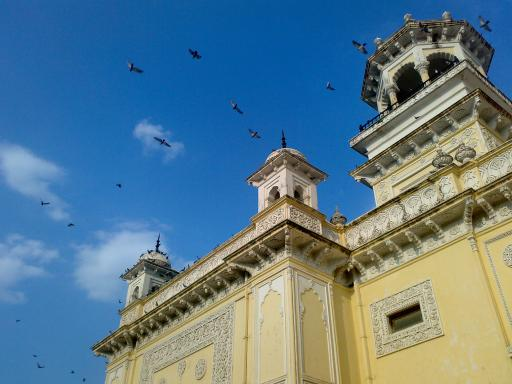
#> input picture images/home.jpg, 512 x 384 px
$ python 6_camera.py
#> lines starting #> are read from the running program, lines starting #| are printed output that depends on the picture; after the words box and inside, x2 and y2 are one past the last pixel; in counts of white or black regions, pixels touching at a corner belong together
#coding-utf8
import cv2
import matplotlib.pyplot as plt
import numpy as np
import glob

def draw(img, corners, imgpts):#参数：输入图像、棋盘上的角点、要绘制的3D 坐标轴上的点
    corner = tuple(corners[0].ravel())
    img = cv2.line(img, corner, tuple(imgpts[0].ravel()), (255, 0, 0), 5)
    img = cv2.line(img, corner, tuple(imgpts[1].ravel()), (0, 255, 0), 5)
    img = cv2.line(img, corner, tuple(imgpts[2].ravel()), (0, 0, 255), 5)
    return img

def draw_cube(img,imgpts):
    imgpts = np.int32(imgpts).reshape(-1, 2)
    #用绿色画底面
    img = cv2.drawContours(img, [imgpts[:4]], -1, (0, 255, 0), -3)
    #用蓝色画柱子
    for i, j in zip(range(4), range(4, 8)):
        img = cv2.line(img, tuple(imgpts[i]), tuple(imgpts[j]), (255), 3)
    #用红色画顶面
    img = cv2.drawContours(img, [imgpts[4:]], -1, (0, 0, 255), 3)
    return img

class Camera:
    def __init__(self, infile):
#> called with infile = '../images/home.jpg'
        self.infile = infile
        self.img = cv2.imread(self.infile)
#> self.img is the input picture: shape (384, 512, 3); mean B, G, R 141.2, 123.9, 91.6
        self.objpoints = []
        self.imgpoints = []

    def find_corners(self):
        criteria = (cv2.TERM_CRITERIA_EPS + cv2.TERM_CRITERIA_MAX_ITER, 30, 0.001)#终止条件
        # 对象点：like (0,0,0), (1,0,0), (2,0,0) ....,(6,5,0)
        objp = np.zeros((6 * 7, 3), np.float32)
        objp[:, :2] = np.mgrid[0:7, 0:6].T.reshape(-1, 2)
        images = glob.glob('../images/boards/left*.jpg')
        for fname in images:#遍历所有图像
            img = cv2.imread(fname)
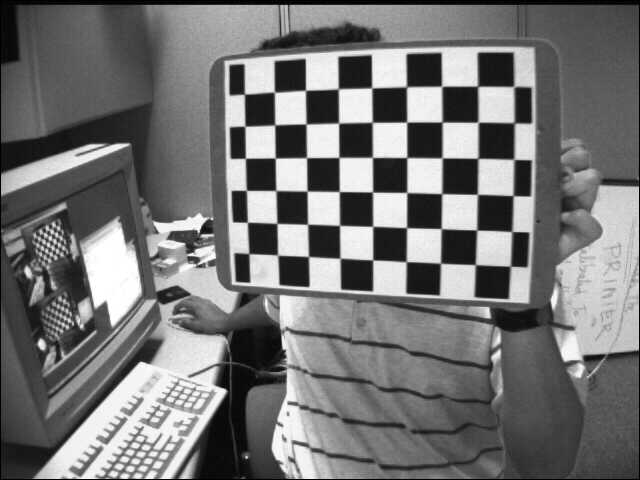
#> input picture images/boards/left01.jpg, 640 x 480 px
#> img is the input picture: shape (480, 640, 3); min 0, max 255, mean 116.6
            gray = cv2.cvtColor(img, cv2.COLOR_BGR2GRAY)#变灰度
            # 找到棋盘角点
            ret, corners = cv2.findChessboardCorners(gray, (7, 6), None)
#> ret = True; corners = 42 rows, first 8: [475.4, 264.8], [440.5, 263.2], [405.9, 261.5], [372.9, 259.9], [340.6, 258.5], [308.7, 256.4], [277.6, 255.1], [476.7, 230.1]
            #如果找到，添加对象点、图像点
            if ret == True:
                self.objpoints.append(objp)
                corners2 = cv2.cornerSubPix(gray, corners, (11, 11), (-1, -1), criteria)#亚像素精确化角点
#> corners2 = 42 rows, first 8: [475.3, 264.6], [440.5, 263.2], [406.2, 261.7], [372.7, 259.9], [340, 258.2], [308.5, 256.5], [277.6, 255.1], [476.7, 230]
                self.imgpoints.append(corners)
                #画出角点
                cv2.drawChessboardCorners(img, (7, 6), corners2, ret)
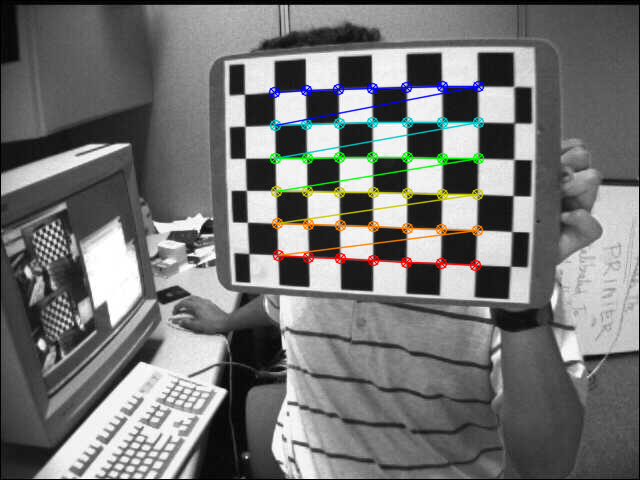
#> img: shape (480, 640, 3); 3.22% of pixels changed, all inside (x1, y1, x2, y2) = (268, 80, 485, 272)
                cv2.imshow('img', img)
                cv2.waitKey(1)
#> pass 2 of the loop in find_corners, `for fname in images:#遍历所有图像`:
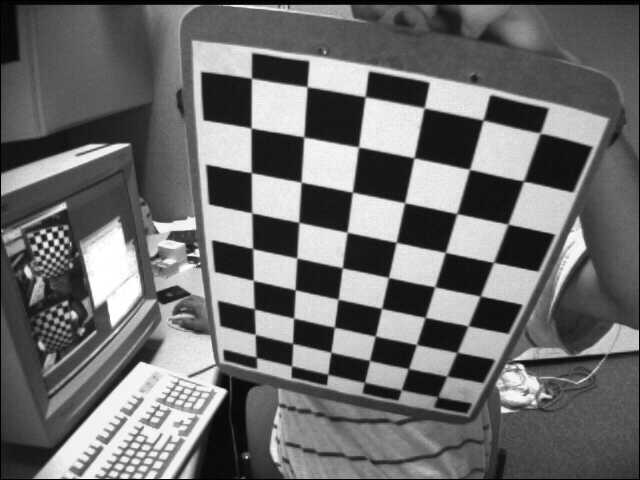
#> input picture images/boards/left02.jpg, 640 x 480 px
#> in find_corners, img is the input picture: shape (480, 640, 3); min 0, max 255, mean 109
#> corners = 42 rows, first 8: [254.7, 308.6], [253.5, 280.5], [252.6, 248.4], [252.4, 213.8], [251.5, 172.4], [251.8, 128.6], [251.5, 77.99], [293.3, 318]
#> corners2 = 42 rows, first 8: [254.3, 308.9], [253.3, 280.4], [252.6, 248.6], [251.8, 212.8], [251.3, 172.7], [251.1, 128], [251.5, 78.19], [293.6, 318.1]
#> in find_corners, `cv2.drawChessboardCorners(img, (7, 6), corners2, ret)`:
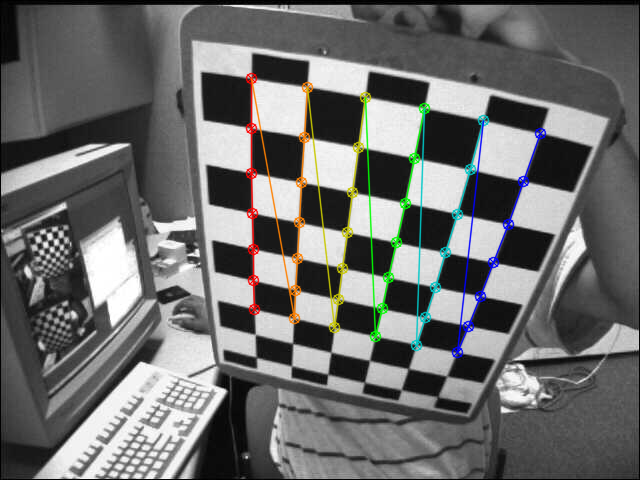
#> img: shape (480, 640, 3); 3.62% of pixels changed, all inside (x1, y1, x2, y2) = (245, 72, 547, 359)
#> pass 3 of the loop in find_corners, `for fname in images:#遍历所有图像`:
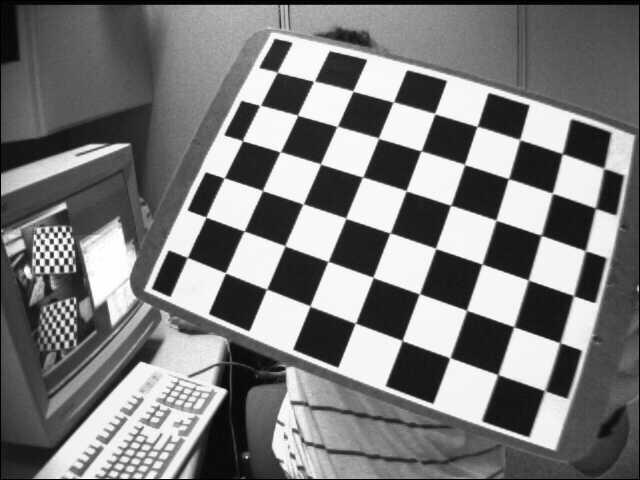
#> input picture images/boards/left03.jpg, 640 x 480 px
#> in find_corners, img is the input picture: shape (480, 640, 3); min 0, max 255, mean 122.9
#> corners = 42 rows, first 8: [496.9, 373.9], [449, 358.7], [402.3, 339.6], [354.4, 323.5], [309.4, 305.4], [267.7, 289.2], [225.3, 272.5], [513, 326.7]
#> corners2 = 42 rows, first 8: [497.8, 374.6], [449.9, 357.7], [402.1, 340.5], [355.3, 323.2], [310, 306], [266.6, 289.1], [225.4, 272.8], [513.8, 326.7]
#> in find_corners, `cv2.drawChessboardCorners(img, (7, 6), corners2, ret)`:
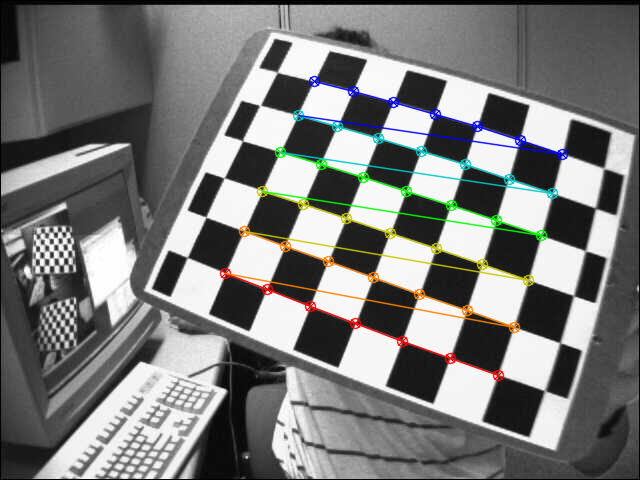
#> img: shape (480, 640, 3); 3.99% of pixels changed, all inside (x1, y1, x2, y2) = (219, 75, 569, 382)
#> the loop made 5 passes; the first 3 are shown
        cv2.destroyAllWindows()

    def calib(self):
        # 【1】读入一张图片进行准备进行校正
        img = cv2.imread('../images/boards/left12.jpg')
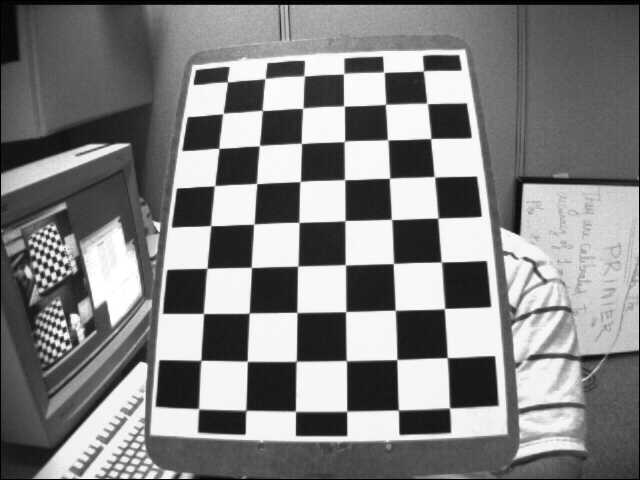
#> input picture images/boards/left12.jpg, 640 x 480 px
#> img is the input picture: shape (480, 640, 3); min 0, max 255, mean 129.5
        gray = cv2.cvtColor(img, cv2.COLOR_BGR2GRAY)  # 变灰度

        # 【2】进行摄像机标定，得到摄像机矩阵、畸变系数等
        ret, mtx, dist, rvecs, tvecs = cv2.calibrateCamera(self.objpoints, self.imgpoints, gray.shape[::-1], None, None)

        # 【3】优化摄像机矩阵
        h, w = img.shape[:2]
#> h = 480; w = 640
        newcameramtx, roi = cv2.getOptimalNewCameraMatrix(mtx, dist, (w, h), 1, (w, h))#返回自由缩放系数alpha和ROI图像
        #alpha = 0，返回的非畸变图像会带有最少量的不想要的像素
        #alpha = 1，所有的像素都会被返回，还有一些黑图像
        #ROI 图像，我们可以用来对结果进行裁剪

        # 【4】校正图像：两种方法结果相同
        # 方法一：undistort函数
        dst = cv2.undistort(img, mtx, dist, None, newcameramtx)
        x, y, w, h = roi
        dst = dst[y:y + h, x:x + w]# 结合上边得到的ROI 对结果进行裁剪
#> dst: shape (458, 627, 3)
        # 方法二：remapping：
        mapx, mapy = cv2.initUndistortRectifyMap(mtx, dist, None, newcameramtx, (w, h), 5)
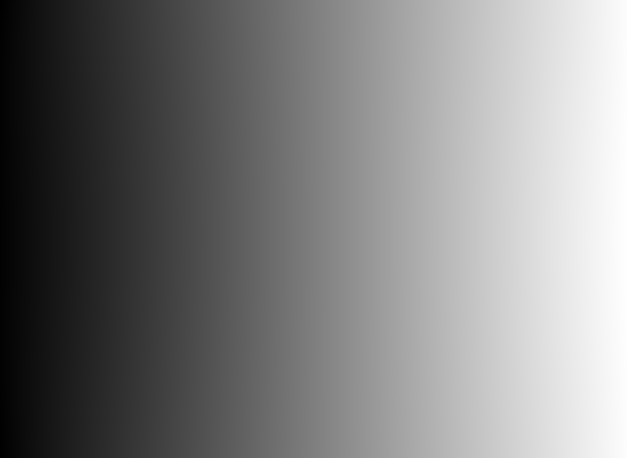
#> mapx: shape (458, 627) float32; min -6.8, max 631.6, mean 313; drawn with min black and max white
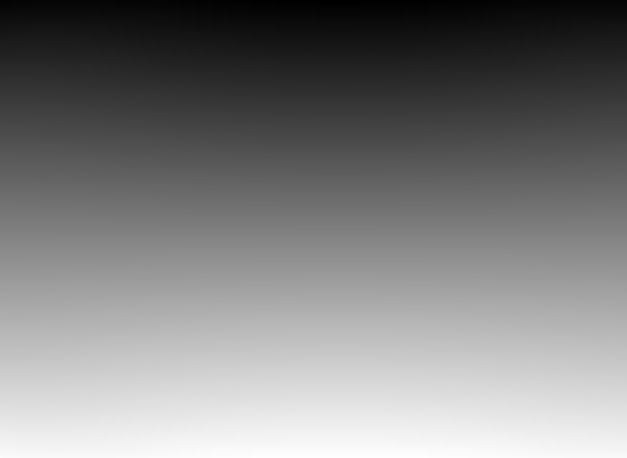
#> mapy: shape (458, 627) float32; min -10.5, max 467.8, mean 227.9; drawn with min black and max white
        dst = cv2.remap(img, mapx, mapy, cv2.INTER_LINEAR)
        x, y, w, h = roi
        dst = dst[y:y + h, x:x + w]
#> dst: shape (447, 620, 3)

        # 【5】画出结果
        titles = ['raw', 'dst']
        imgs = [img, dst]
        for i in range(2):
            plt.subplot(1, 2, i + 1), plt.imshow(cv2.cvtColor(imgs[i], cv2.COLOR_BGR2RGB))
            plt.title(titles[i])
            plt.xticks([]), plt.yticks([])
        plt.show()

        #【6】计算误差
        mean_error = 0
        for i in range(len(self.objpoints)):
            imgpoints2, _ = cv2.projectPoints(self.objpoints[i], rvecs[i], tvecs[i], mtx, dist)
            error = cv2.norm(self.imgpoints[i], imgpoints2, cv2.NORM_L2) / len(imgpoints2)
            mean_error += error
        print("total error: ", mean_error / len(self.objpoints))

        return mtx, dist, rvecs, tvecs

    def gestrue(self,mtx, dist):
        #【1】加载前面结果中摄像机矩阵和畸变系数(本函数使用参数传递)
        #【2】设置终止条件、对象点(棋盘上的3D角点)和坐标轴点
        criteria = (cv2.TERM_CRITERIA_EPS + cv2.TERM_CRITERIA_MAX_ITER, 30, 0.001)
        objp = np.zeros((6 * 7, 3), np.float32)#初始化对象点为0
        objp[:, :2] = np.mgrid[0:7, 0:6].T.reshape(-1, 2)#mgrid函数返回多维结构

        axis1 = np.float32([[3, 0, 0], [0, 3, 0], [0, 0, -3]]).reshape(-1, 3)
        #X 轴从（0,0,0）绘制到（3,0,0），Y 轴从（0,0,0）绘制到（0,3,0）
        #Z 轴从（0,0,0）绘制到（0,0,-3）。负值表示它是朝着（垂直于）摄像机方向。

        #3D 空间中的一个立方体的8 个角点
        axis2 = np.float32([[0, 0, 0], [0, 3, 0], [3, 3, 0], [3, 0, 0],
                           [0, 0, -3], [0, 3, -3], [3, 3, -3], [3, 0, -3]])

        #【3】加载图像，检测角点，计算变换矩阵并投影
        img = cv2.imread('../images/boards/left12.jpg')
        copy1=img.copy()
        copy2=img.copy()
        gray = cv2.cvtColor(img, cv2.COLOR_BGR2GRAY)
        ret, corners = cv2.findChessboardCorners(gray, (7, 6), None)#检测角点
        if ret == True:#检测到角点
            corners2 = cv2.cornerSubPix(gray, corners, (11, 11), (-1, -1), criteria)#亚像素精确化
            ret, rvecs, tvecs = cv2.solvePnP(objp, corners2, mtx, dist)#计算旋转和平移变换矩阵
            #【4】利用变换矩阵把坐标轴点投影到平面，并调用绘图函数
            #3个坐标轴
            imgpts1, jac = cv2.projectPoints(axis1, rvecs, tvecs, mtx, dist)
            draw(copy1, corners2, imgpts1)
            #立方体
            imgpts2, jac = cv2.projectPoints(axis2, rvecs, tvecs, mtx, dist)
            draw_cube(copy2,imgpts2)
#> after the loop in draw_cube, `for i, j in zip(range(4), range(4, 8)):`:
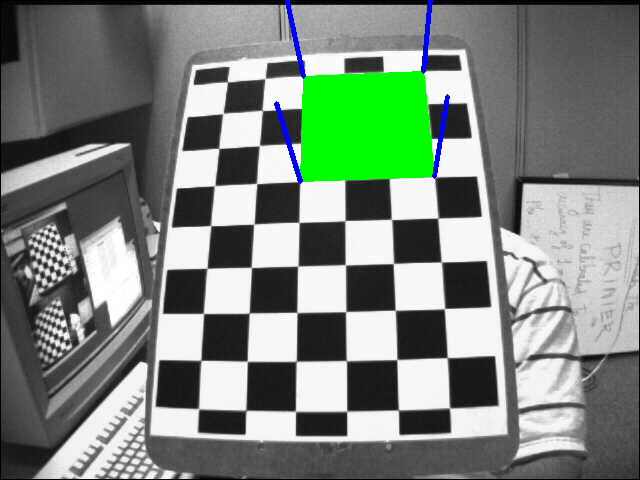
#> img: shape (480, 640, 3); mean B, G, R 124, 133.9, 122.7
#> in draw_cube, `img = cv2.drawContours(img, [imgpts[4:]], -1, (0, 0, 255), 3)`: img: shape (480, 640, 3); 0.6% of pixels changed, all inside (x1, y1, x2, y2) = (274, 0, 450, 106)
            #【5】展示图像
            titles = ['raw', 'dst_axis','dst_cube']
            imgs = [img, copy1,copy2]
            for i in range(3):
                plt.subplot(1, 3, i + 1), plt.imshow(cv2.cvtColor(imgs[i], cv2.COLOR_BGR2RGB))
                plt.title(titles[i])
                plt.xticks([]), plt.yticks([])
            plt.show()
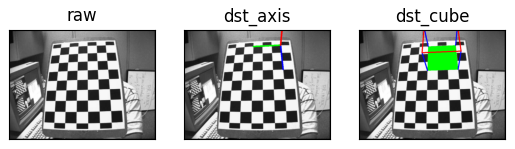
#> figure drawn by matplotlib, 3 panels


if __name__ == '__main__':
    d= Camera('../images/home.jpg')
    d.find_corners()
    mtx, dist, rvecs, tvecs=d.calib()
    d.gestrue(mtx, dist)
